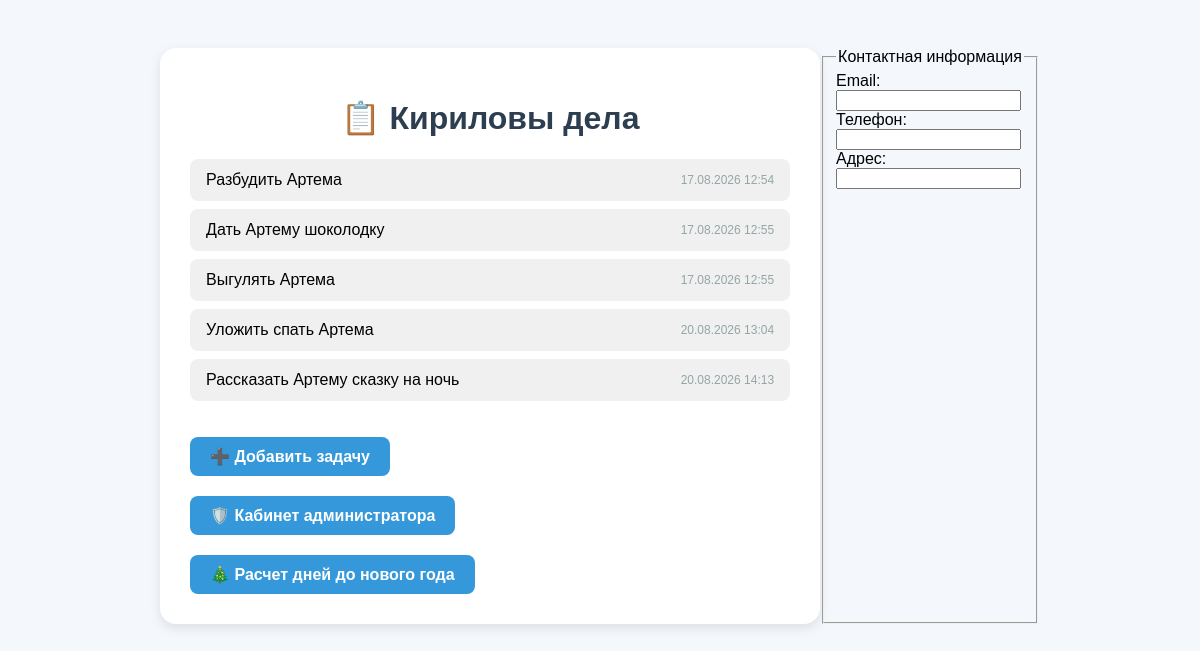
The page / on the database its author committed.
### main/models.py (models this page shows, shortened)
class Task(models.Model):
    title = models.CharField(max_length=200)  # Текст задачи (короткий)
    created_at = models.DateTimeField(auto_now_add=True)  # Дата создания (автоматически)
    is_completed = models.BooleanField(default=False)  # Выполнено? (По умолчанию Нет)

### main/views.py (the view)
# urls.py: urlpatterns = [path("",views.home,name="home"),
def home(request):
    tasks = Task.objects.all()
    return render(request, 'main/home.html', {'tasks': tasks})

### templates/main/home.html (shortened to what this page needs)
{% load static %}
<!DOCTYPE html>
<html lang="ru">
<head>
    <link rel="stylesheet" href="{% static 'main/css/style.css' %}">
</head>
<body>
    <div class="container">
        <h1>📋 Кириловы дела</h1>
        <ul>
            {% for task in tasks %}
                <li>
                    {% if task.is_completed %}
                        <span class="completed">{{ task.title }}</span>
                    {% else %}
                        <span>{{ task.title }}</span>
                    {% endif %}
                    <span style="font-size: 12px; color: #95a5a6;">{{ task.created_at|date:"d.m.Y H:i" }}</span>
                </li>
            {% empty %}
                <li>🎉 Нет задач! Отдыхаем.</li>
            {% endfor %}
        </ul>
        <a href="/add/" class="add-btn">➕ Добавить задачу</a>
        <br />
        <a href="http://192.168.1.11:8000/admin/" class="add-btn">🛡️ Кабинет администратора</a>
        <br />
        <a href="http://192.168.1.11:8000/info/" class="add-btn">🎄 Расчет дней до нового года</a>
    </div>
    <fieldset>
        <legend>Контактная информация</legend>
        <lebel>Email:<br />
            <input type="text" name="Email" /> </lebel><br />
        <lebel>Телефон:<br />
            <input type="text" name="phone" /> </lebel><br />
        <lebel>Адрес:<br />
            <input type="text" name="adress" /> </lebel><br />
    </fieldset>
</body>
</html>

### static/main/css/style.css (style rules this page uses)
body { font-family: Arial, sans-serif; background-color: #f4f7fc; display: flex; justify-content: center; padding-top: 40px; }
.container { width: 600px; background: white; padding: 30px; border-radius: 16px; box-shadow: 0 4px 12px rgba(0,0,0,0.1); }
h1 { color: #2c3e50; text-align: center; }
ul { list-style: none; padding: 0; }
li { padding: 12px 16px; margin-bottom: 8px; background: #f0f0f0; border-radius: 8px; display: flex; justify-content: space-between; align-items: center; }
.add-btn { display: inline-block; margin-top: 20px; background: #3498db; color: white; padding: 10px 20px; border-radius: 8px; text-decoration: none; font-weight: bold; }

### rows shown on the page
Task: title "Разбудить Артема", created_at "17.08.2026 12:54"
Task: title "Дать Артему шоколодку", created_at "17.08.2026 12:55"
Task: title "Выгулять Артема", created_at "17.08.2026 12:55"
Task: title "Уложить спать Артема", created_at "20.08.2026 13:04"
Task: title "Рассказать Артему сказку на ночь", created_at "20.08.2026 14:13"
